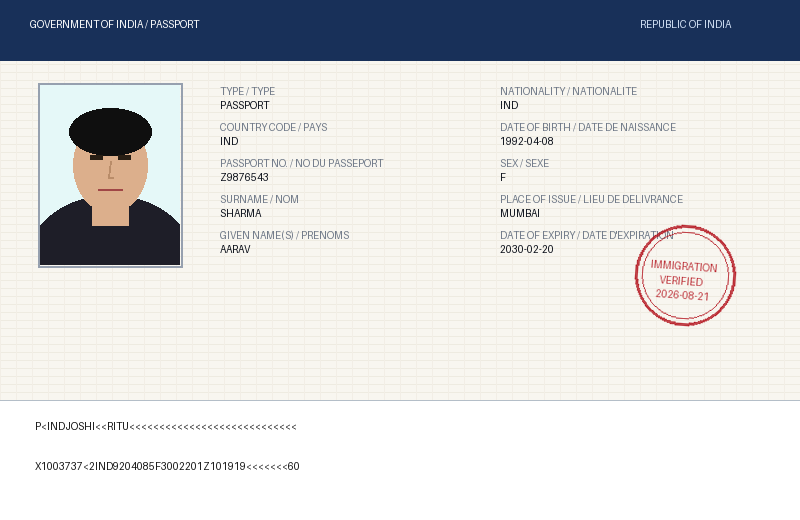
#> input picture sample_inputs/01_genuine_passport.png, 800 x 520 px, found by its file name
$ python create_starter_dataset.py
#> lines starting #> are read from the running program, lines starting #| are printed output that depends on the picture
"""Create a starter training dataset from sample_inputs by applying
augmentation to produce enough samples for fine-tuning.
"""
import os
import sys
import random
import shutil
from pathlib import Path
from PIL import Image, ImageEnhance, ImageFilter
import numpy as np

random.seed(42)
np.random.seed(42)

BASE_DIR = Path(r"c:\Users\swami\Desktop\SIH26188")
SAMPLE_DIR = BASE_DIR / "sample_inputs"
OUT_DIR = BASE_DIR / "datasets" / "tampering"

# Source images and their labels
SOURCES = {
    "genuine": ["01_genuine_passport.png"],
    "tampered_text": ["03_text_tampered_passport.png"],
    "tampered_photo": ["02_forged_ela_passport.png"],
    "tampered_stamp": ["04_watchlist_hit_passport.png"],
}

# Number of augmented variants per source image
AUG_PER_IMAGE = 30


def augment_image(img: Image.Image, idx: int) -> Image.Image:
    """Apply random augmentations to create variants."""
    w, h = img.size

    # Random crop (90-100% of original)
    crop_scale = random.uniform(0.88, 1.0)
    cw, ch = int(w * crop_scale), int(h * crop_scale)
    x = random.randint(0, w - cw)
    y = random.randint(0, h - ch)
    out = img.crop((x, y, x + cw, y + ch)).resize((w, h), Image.LANCZOS)

    # Random rotation
    if random.random() < 0.4:
        angle = random.uniform(-8, 8)
        out = out.rotate(angle, expand=False, fillcolor=(255, 255, 255))

    # Random brightness / contrast
    if random.random() < 0.5:
        factor = random.uniform(0.8, 1.3)
        out = ImageEnhance.Brightness(out).enhance(factor)
    if random.random() < 0.5:
        factor = random.uniform(0.8, 1.3)
        out = ImageEnhance.Contrast(out).enhance(factor)

    # Random color jitter
    if random.random() < 0.3:
        factor = random.uniform(0.85, 1.15)
        out = ImageEnhance.Color(out).enhance(factor)

    # Random sharpness
    if random.random() < 0.3:
        factor = random.uniform(0.5, 2.0)
        out = ImageEnhance.Sharpness(out).enhance(factor)

    # Random blur
    if random.random() < 0.2:
        out = out.filter(ImageFilter.GaussianBlur(radius=random.uniform(0.5, 1.5)))

    # Random noise (very subtle)
    if random.random() < 0.3:
        arr = np.array(out).astype(np.float32)
        noise = np.random.normal(0, random.uniform(3, 8), arr.shape)
        arr = np.clip(arr + noise, 0, 255).astype(np.uint8)
        out = Image.fromarray(arr)

    # Random horizontal flip
    if random.random() < 0.3:
        out = out.transpose(Image.FLIP_LEFT_RIGHT)

    return out


def create_dataset():
    print("=" * 60)
    print("  Creating Tampering Starter Dataset")
    print("=" * 60)

    # Clean up old dataset
    if OUT_DIR.exists():
        shutil.rmtree(OUT_DIR)

    split_ratios = {"train": 0.7, "val": 0.15, "test": 0.15}

    for class_name, src_files in SOURCES.items():
        all_images = []

        for src_file in src_files:
            src_path = SAMPLE_DIR / src_file
            if not src_path.exists():
                print(f"  [WARN] Source not found: {src_path}")
                continue

            img = Image.open(src_path).convert("RGB")
#> img is the input picture: PIL image 800x520 RGB; mean R, G, B 213.7, 214.8, 215.8
            # Add original
            all_images.append(img.copy())
            # Add augmented versions
            for i in range(AUG_PER_IMAGE):
                all_images.append(augment_image(img, i))
#> this loop made 30 passes
#> pass 1, in augment_image, `out = img.crop((x, y, x + cw, y + ch)).resize((w, h), Image.LANCZOS)`:
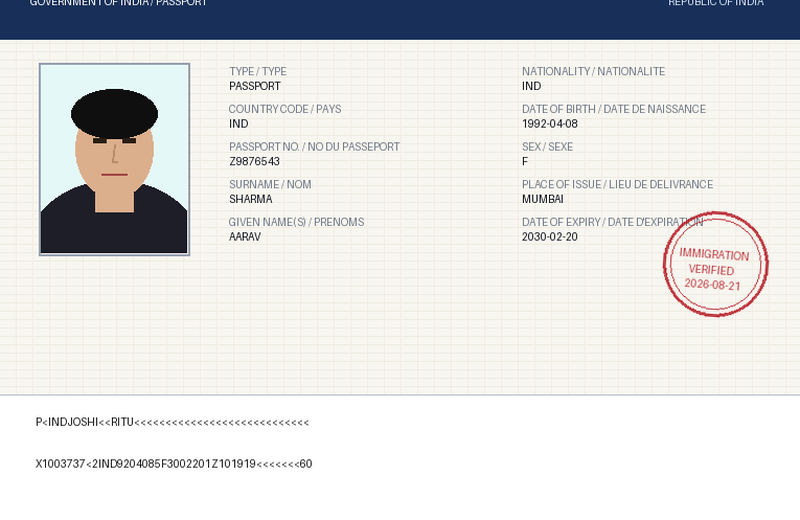
#> out: PIL image 800x520 RGB; mean R, G, B 221.7, 221.8, 221.1
#> pass 1, in augment_image, `out = out.rotate(angle, expand=False, fillcolor=(255, 255, 255))`:
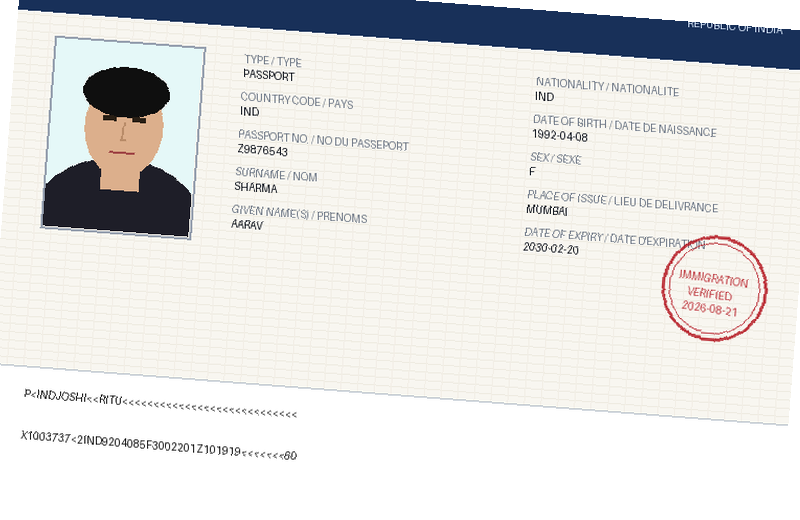
#> out: PIL image 800x520 RGB; mean R, G, B 225.3, 225, 223.7
#> after the loop, all_images = 31 items

        random.shuffle(all_images)
        n = len(all_images)
#> n = 31
        train_end = int(n * split_ratios["train"])
#> train_end = 21
        val_end = train_end + int(n * split_ratios["val"])
#> val_end = 25

        splits = {
            "train": all_images[:train_end],
            "val": all_images[train_end:val_end],
            "test": all_images[val_end:],
        }

        for split_name, imgs in splits.items():
            split_dir = OUT_DIR / split_name / class_name
            split_dir.mkdir(parents=True, exist_ok=True)
            for j, im in enumerate(imgs):
                im.save(split_dir / f"{class_name}_{j:04d}.png")
#> this loop made 3 passes
#> split_name on passes 1 to 3: 'train', 'val', 'test'
#> pass 1, in create_dataset, `im.save(split_dir / f"{class_name}_{j:04d}.png")`:
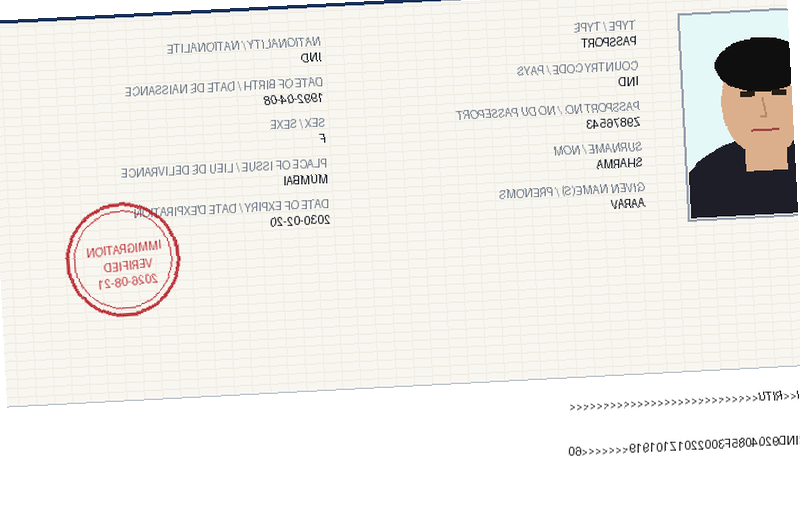
#> saved as genuine_0000.png: PIL image 800x520 RGB; mean R, G, B 239.1, 237.1, 233
#> pass 1, in create_dataset, `im.save(split_dir / f"{class_name}_{j:04d}.png")`:
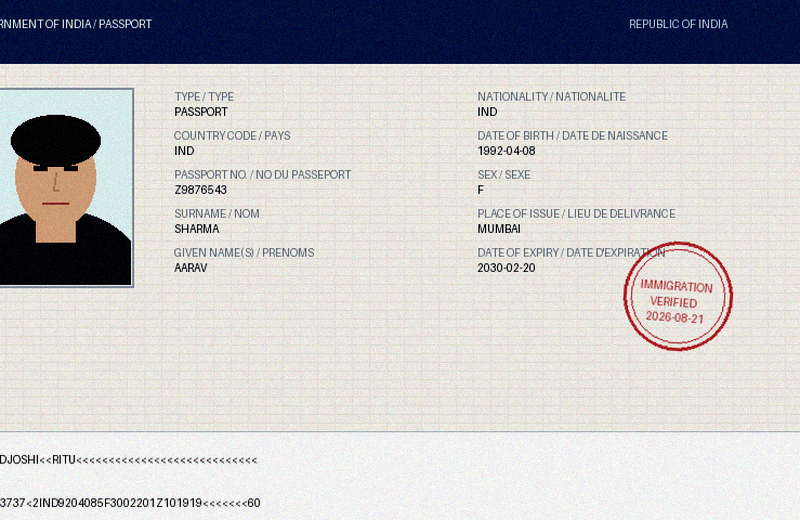
#> saved as genuine_0001.png: PIL image 800x520 RGB; mean R, G, B 195.8, 195, 195.5
#> pass 1, in create_dataset, `im.save(split_dir / f"{class_name}_{j:04d}.png")`:
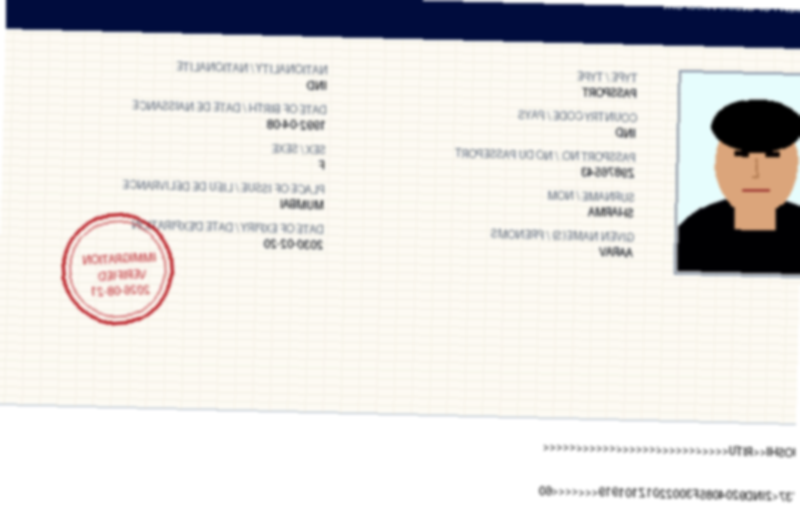
#> saved as genuine_0002.png: PIL image 800x520 RGB; mean R, G, B 223.3, 221.4, 219.7
#> pass 1, in create_dataset, `im.save(split_dir / f"{class_name}_{j:04d}.png")`:
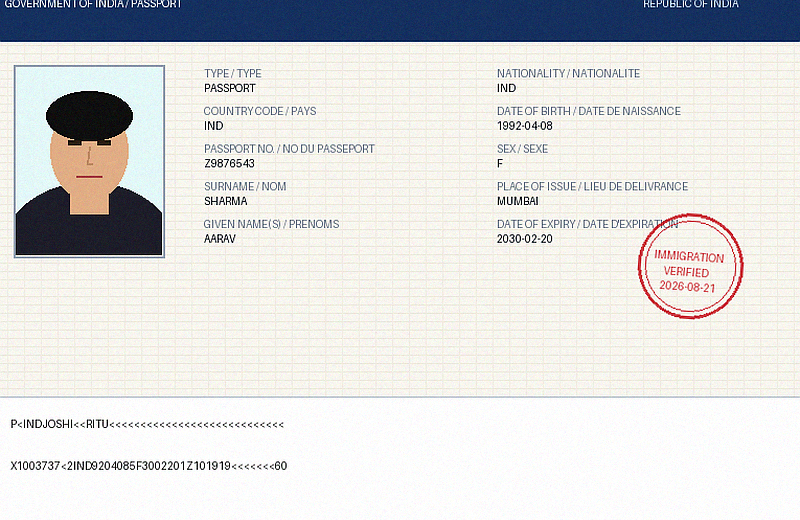
#> saved as genuine_0003.png: PIL image 800x520 RGB; mean R, G, B 219, 219.3, 218.7
#> after the loop:
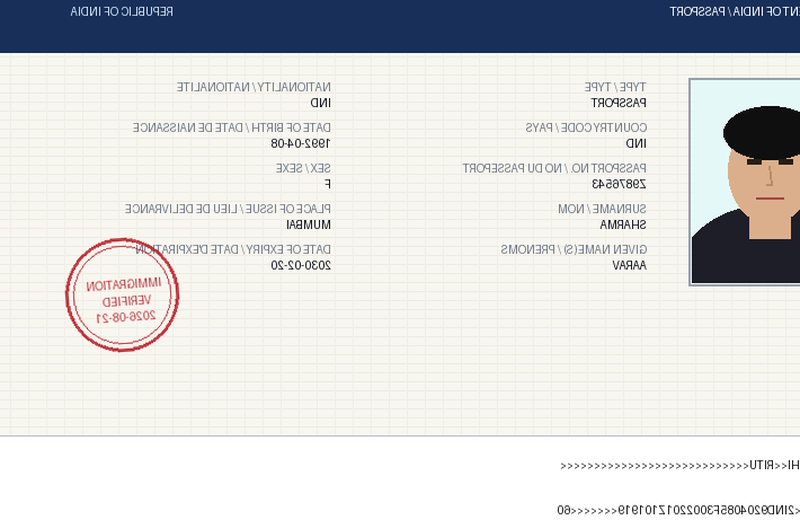
#> im: PIL image 800x520 RGB; mean R, G, B 216.4, 216.7, 216.5

        print(f"  {class_name:20s} -> train={len(splits['train']):3d}  val={len(splits['val']):3d}  test={len(splits['test']):3d}")
#|   genuine              -> train= 21  val=  4  test=  6
#> pass 2 of the loop in create_dataset, `for class_name, src_files in SOURCES.items():`:
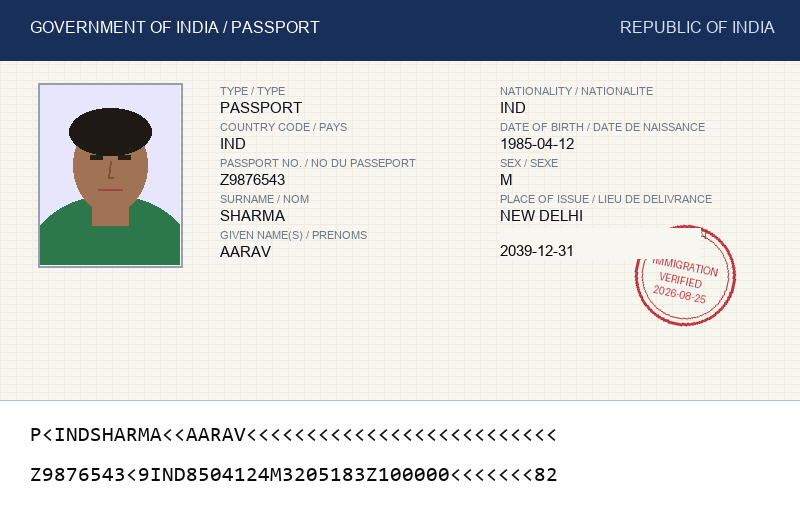
#> input picture sample_inputs/03_text_tampered_passport.png, 800 x 520 px, found by its file name
#> in create_dataset, img is the input picture: PIL image 800x520 RGB; mean R, G, B 211.6, 213.6, 214.2
#> the loop in create_dataset, `for i in range(AUG_PER_IMAGE):` made 30 passes
#> pass 1, in augment_image (call 31), `out = ImageEnhance.Contrast(out).enhance(factor)`:
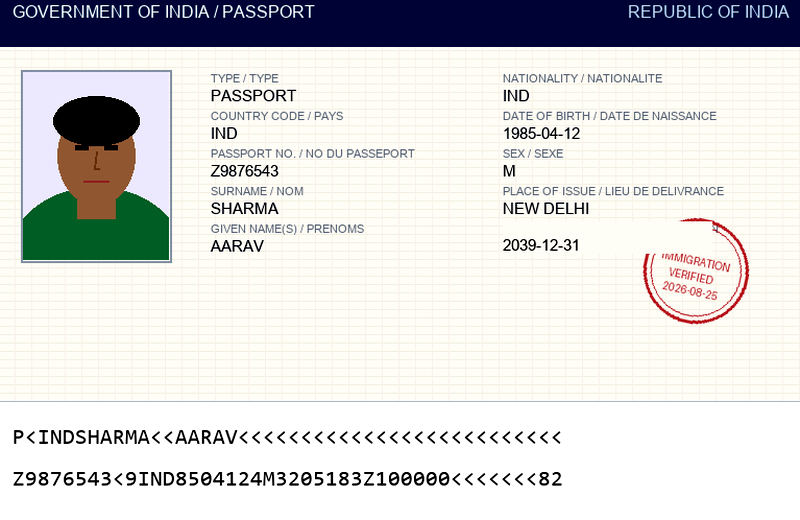
#> out: PIL image 800x520 RGB; mean R, G, B 216.2, 216.1, 215
#> the loop in create_dataset, `for split_name, imgs in splits.items():` made 3 passes
#> after the loop in create_dataset, `for split_name, imgs in splits.items():`:
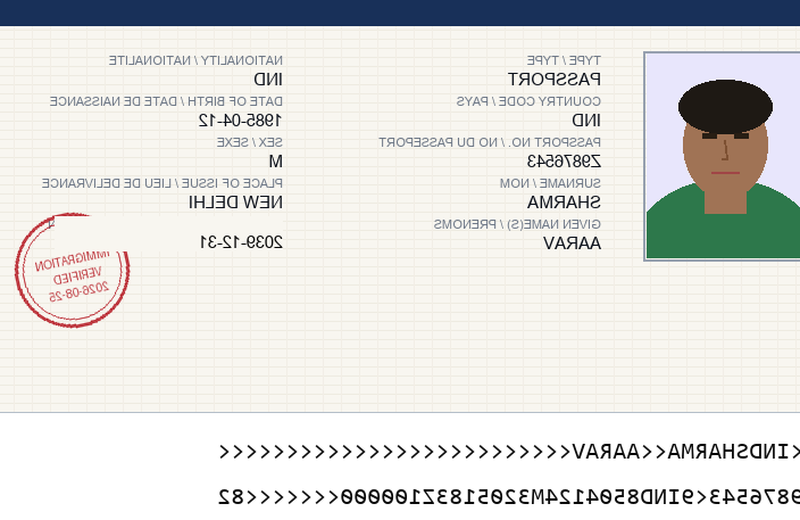
#> im: PIL image 800x520 RGB; mean R, G, B 222.4, 222.8, 220.2
#|   tampered_text        -> train= 21  val=  4  test=  6
#> pass 3 of the loop in create_dataset, `for class_name, src_files in SOURCES.items():`:
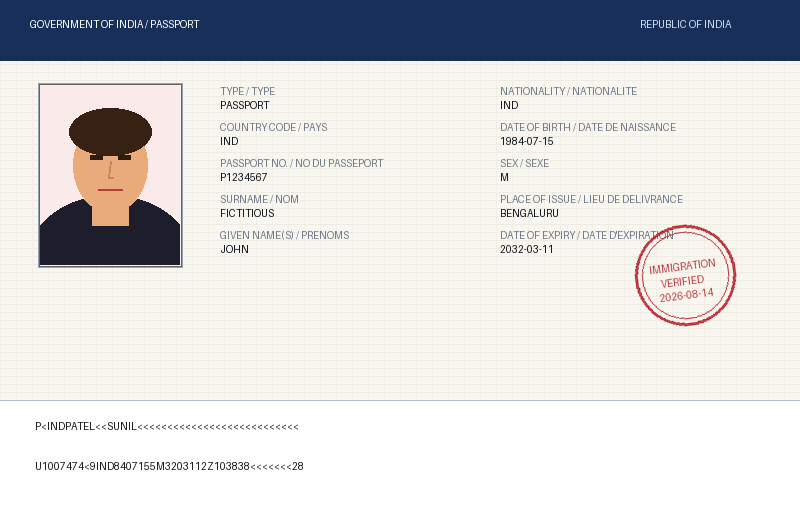
#> input picture sample_inputs/02_forged_ela_passport.png, 800 x 520 px, found by its file name
#> in create_dataset, img is the input picture: PIL image 800x520 RGB; mean R, G, B 214.5, 214.4, 215.2
#> the loop in create_dataset, `for split_name, imgs in splits.items():` made 3 passes
#> pass 1, in create_dataset, `im.save(split_dir / f"{class_name}_{j:04d}.png")`:
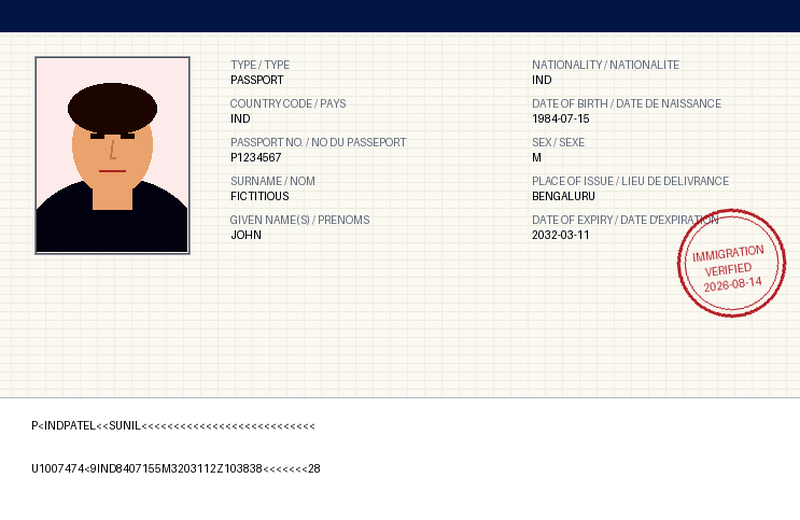
#> saved as tampered_photo_0003.png: PIL image 800x520 RGB; mean R, G, B 223.3, 221.7, 219.9
#> after the loop in create_dataset, `for split_name, imgs in splits.items():`:
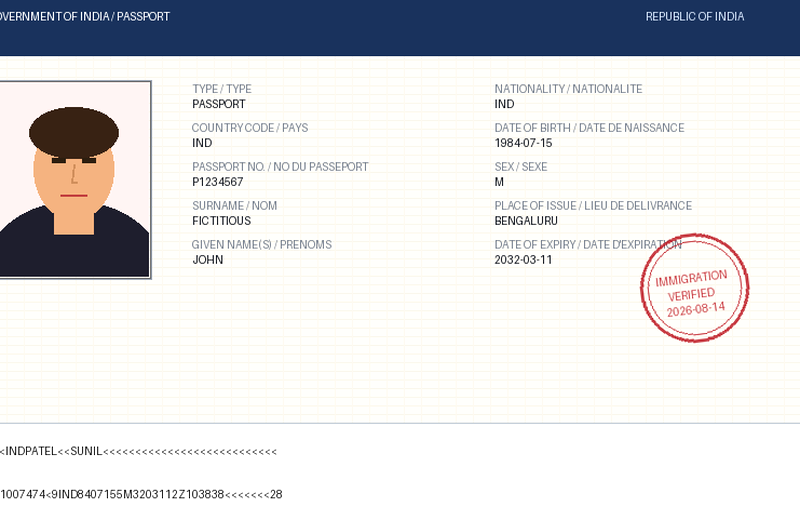
#> im: PIL image 800x520 RGB; mean R, G, B 220.5, 220.9, 222.6
#|   tampered_photo       -> train= 21  val=  4  test=  6
#> the loop made 4 passes; the first 3 are shown

    print(f"\n  Dataset created at: {OUT_DIR}")
    print("  Done!")


if __name__ == "__main__":
    create_dataset()
